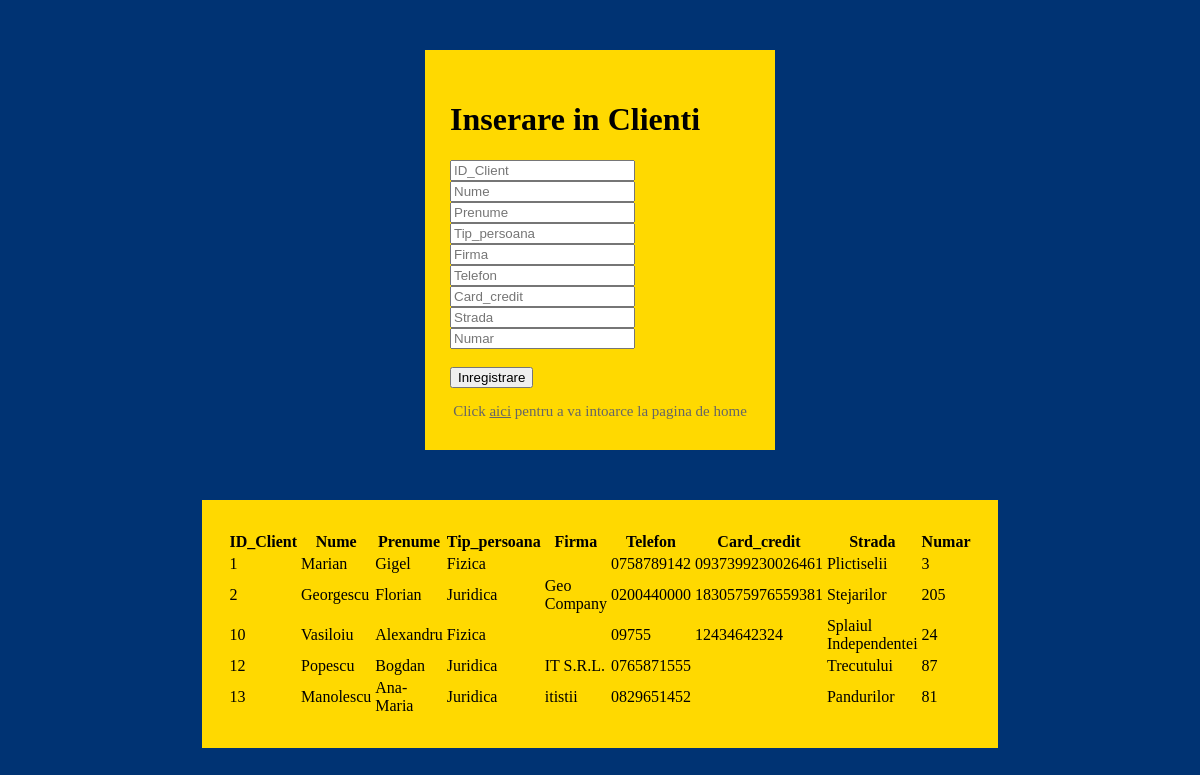
Screenshot of /insert-clienti.php with the database file from the repository.
### tables this page shows
CREATE TABLE `clienti` (
  `ID_Client` int(50) NOT NULL,
  `Nume` varchar(255) NOT NULL,
  `Prenume` varchar(255) NOT NULL,
  `Tip_persoana` varchar(255) NOT NULL,
  `Firma` varchar(255) DEFAULT NULL,
  `Telefon` varchar(15) NOT NULL,
  `Card_credit` varchar(20) DEFAULT NULL,
  `Strada` varchar(255) NOT NULL,
  `Numar` varchar(255) NOT NULL
);

### insert-clienti.php (the view, shortened to what this page needs)
<!DOCTYPE html>
<html>
<head>
    <link rel="stylesheet" href="style.css"/>
</head>
<body>
<form class="form" action="" method="post">
    <h1 class="insert-clienti-title">Inserare in Clienti</h1>
    <input type="number" class="insert-clienti-input" name="ID_Client" placeholder="ID_Client">
    <input type="text" class="insert-clienti" name="Nume" placeholder="Nume" required />
    <input type="text" class="insert-clienti" name="Prenume" placeholder="Prenume" required />
    <input type="text" class="insert-clienti" name="Tip_persoana" placeholder="Tip_persoana" required />
    <input type="text" class="insert-clienti" name="Firma" placeholder="Firma">
    <input type="text" class="insert-clienti" name="Telefon" placeholder="Telefon" required />
    <input type="text" class="insert-clienti" name="Card_credit" placeholder="Card_credit">
    <input type="text" class="insert-clienti" name="Strada" placeholder="Strada" required />
    <input type="number" class="insert-clienti" name="Numar" placeholder="Numar" required />
    <br><br><input type="submit" name="submit" value="Inregistrare" class="insert-clienti-button">
    <p class='link'>Click <a href='dashboard.php'>aici</a> pentru a va intoarce la pagina de home</p>
</form>
<?php
    include 'config.php';
?>
<?php
    $query = "SELECT * FROM clienti";
    if($result = mysqli_query($con, $query)){
        if(mysqli_num_rows($result) > 0){
                echo "<center><table class='form'>";
                    echo "<tr>";
                        echo "<th>ID_Client</th>";
                        echo "<th>Nume</th>";
                        echo "<th>Prenume</th>";
                        echo "<th>Tip_persoana</th>";
                        echo "<th>Firma</th>";
                        echo "<th>Telefon</th>";
                        echo "<th>Card_credit</th>";
                        echo "<th>Strada</th>";
                        echo "<th>Numar</th>";
                    echo "</tr>";
                while($row = mysqli_fetch_array($result)){
                    echo "<tr>";
                        echo "<td>" . $row['ID_Client'] . "</td>";
                        echo "<td>" . $row['Nume'] . "</td>";
                        echo "<td>" . $row['Prenume'] . "</td>";
                        echo "<td>" . $row['Tip_persoana'] . "</td>";
                        echo "<td>" . $row['Firma'] . "</td>";
                        echo "<td>" . $row['Telefon'] . "</td>";
                        echo "<td>" . $row['Card_credit'] . "</td>";
                        echo "<td>" . $row['Strada'] . "</td>";
                        echo "<td>" . $row['Numar'] . "</td>";
                    echo "</tr>";
                }
                echo "</table></center>";
            } else {
                echo "Nu exista date in tabel!";
            }
        } else {
            echo "ERROR: Nu s-a putut executa $query. " . mysqli_error($con);
        }
?>
</body>
</html>

### style.css (style rules this page uses)
body { background: #003373; }
.form { margin: 50px auto; width: 300px; padding: 30px 25px; background: #ffd900; }
.link { color: #666; font-size: 15px; text-align: center; margin-bottom: 0px; }
.link a { color: #666; }

### rows the page displays
clienti: ID_Client "1", Nume "Marian", Prenume "Gigel", Tip_persoana "Fizica", Telefon "0758789142", Card_credit "0937399230026461", Strada "Plictiselii", Numar "3"
clienti: ID_Client "2", Nume "Georgescu", Prenume "Florian", Tip_persoana "Juridica", Firma "Geo Company", Telefon "0200440000", Card_credit "1830575976559381", Strada "Stejarilor", Numar "205"
clienti: ID_Client "10", Nume "Vasiloiu", Prenume "Alexandru", Tip_persoana "Fizica", Telefon "09755", Card_credit "12434642324", Strada "Splaiul Independentei", Numar "24"
clienti: ID_Client "12", Nume "Popescu", Prenume "Bogdan", Tip_persoana "Juridica", Firma "IT S.R.L.", Telefon "0765871555", Strada "Trecutului", Numar "87"
clienti: ID_Client "13", Nume "Manolescu", Prenume "Ana-Maria", Tip_persoana "Juridica", Firma "itistii", Telefon "0829651452", Strada "Pandurilor", Numar "81"
